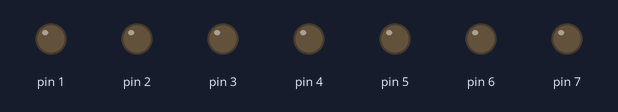
Simulated run of this sketch. Board: Arduino Uno, built with avr-gcc and run on an emulated ATmega328P. On the bench: output pins drawn as LEDs (lit = HIGH).

Above: at 0.5 s.
At 1.5 s:
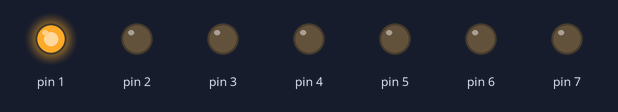
At 2.5 s:
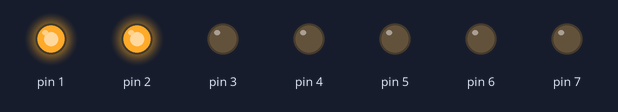
At 4.5 s:
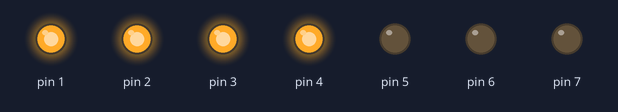
At 6.5 s:
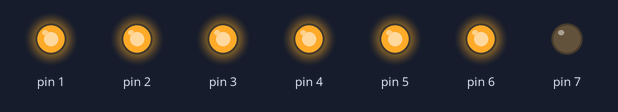
At 8.5 s:
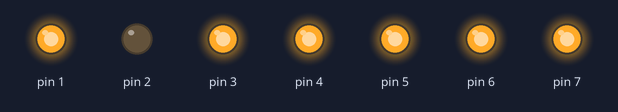
Timing chart, 0 to 9.1 s (numbered marks = the images above):
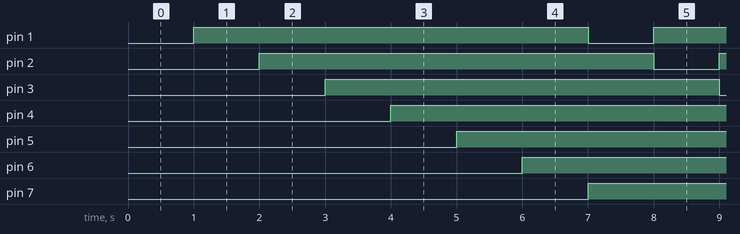

Measured:
- by itself, pin 1–7: alternates HIGH for 6.0 s and LOW for 1.0 s

The sketch:

sketch_sep04a.ino
```cpp
void setup() {
  // 設定 Pin 1-7 爲 output
for(int x = 1; x < 8; x++) {
  pinMode(x,OUTPUT);
}
}

void loop() {
  // 共陽七段顯示器，若爲共陰極的顯示器，則將原本爲 LOW 改爲 HIGH，HIGH 改成 LOW

  for(int i=1;i<8;i++)
  {
    digitalWrite(i,LOW);
    delay(1000);
    digitalWrite(i,HIGH);
  }
  /*
  //ZERO
    digitalWrite(1, LOW);
    digitalWrite(2, LOW);
    digitalWrite(3, LOW);
    digitalWrite(4, LOW);
    digitalWrite(5, LOW);
    digitalWrite(6, LOW);
    digitalWrite(7, HIGH);
    delay(1000);

  //ONE
    digitalWrite(1, HIGH);
    digitalWrite(2, LOW);
    digitalWrite(3, LOW);
    digitalWrite(4, HIGH);
    digitalWrite(5, HIGH);
    digitalWrite(6, HIGH);
    digitalWrite(7, HIGH);
    delay(1000);

  //TWO
    digitalWrite(1, LOW);
    digitalWrite(2, LOW);
    digitalWrite(3, HIGH);
    digitalWrite(4, LOW);
    digitalWrite(5, LOW);
    digitalWrite(6, HIGH);
    digitalWrite(7, LOW);
    delay(1000);

  //THREE
    digitalWrite(1, LOW);
    digitalWrite(2, LOW);
    digitalWrite(3, LOW);
    digitalWrite(4, LOW);
    digitalWrite(5, HIGH);
    digitalWrite(6, HIGH);
    digitalWrite(7, LOW);
    delay(1000);

  //FOUR
    digitalWrite(1, HIGH);
    digitalWrite(2, LOW);
    digitalWrite(3, LOW);
    digitalWrite(4, HIGH);
    digitalWrite(5, HIGH);
    digitalWrite(6, LOW);
    digitalWrite(7, LOW);
    delay(1000);

  //FIVE
    digitalWrite(1, LOW);
    digitalWrite(2, HIGH);
    digitalWrite(3, LOW);
    digitalWrite(4, LOW);
    digitalWrite(5, HIGH);
    digitalWrite(6, LOW);
    digitalWrite(7, LOW);
    delay(1000);

  //SIX
    digitalWrite(1, LOW);
    digitalWrite(2, HIGH);
    digitalWrite(3, LOW);
    digitalWrite(4, LOW);
    digitalWrite(5, LOW);
    digitalWrite(6, LOW);
    digitalWrite(7, LOW);
    delay(1000);

  //SEVEN
    digitalWrite(1, LOW);
    digitalWrite(2, LOW);
    digitalWrite(3, LOW);
    digitalWrite(4, HIGH);
    digitalWrite(5, HIGH);
    digitalWrite(6, HIGH);
    digitalWrite(7, HIGH);
    delay(1000);

  //EIGHT
    digitalWrite(1, LOW);
    digitalWrite(2, LOW);
    digitalWrite(3, LOW);
    digitalWrite(4, LOW);
    digitalWrite(5, LOW);
    digitalWrite(6, LOW);
    digitalWrite(7, LOW);
    delay(1000);

  //NINE
    digitalWrite(1, LOW);
    digitalWrite(2, LOW);
    digitalWrite(3, LOW);
    digitalWrite(4, LOW);
    digitalWrite(5, HIGH);
    digitalWrite(6, LOW);
    digitalWrite(7, LOW);
    delay(1000);
    */
  }
```
